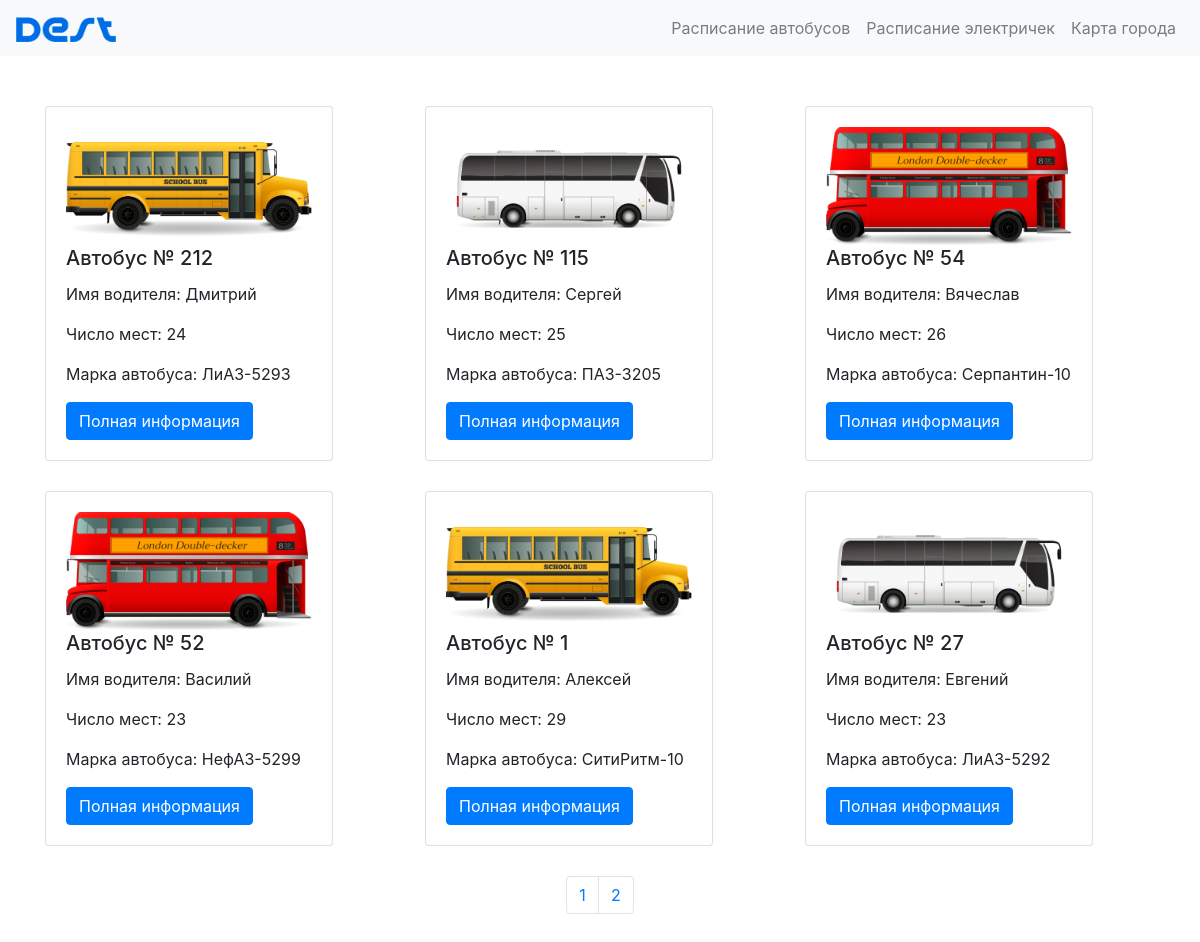
/buses/, run on the app's committed database.
### main/models.py (models this page shows, shortened)
class Bus(models.Model):
    number = models.IntegerField("Номер автобуса")
    image = models.ImageField("Изображение", upload_to="buses/")
    number_of_places = models.PositiveSmallIntegerField("Число мест", default=0)
    driver = models.CharField(max_length=255, verbose_name="Имя водителя")
    bus_brand = models.CharField(max_length=255, verbose_name="Марка автобуса")
    slug = models.SlugField(verbose_name="url", unique=True)
    class Meta:
        verbose_name = 'Автобус'
        verbose_name_plural = 'Автобусы'

### main/views.py (the view)
# urls.py: path('buses/', views.get_buses, name="buses"),
def get_buses(request):
    buses = Bus.objects.all()
    paginator = Paginator(buses, 6)
    page_number = request.GET.get('page')
    page_obj = paginator.get_page(page_number)
    return render(request, 'main/buses.html', {'title': 'Номера автобусов', 'buses': page_obj})

### main/templates/main/buses.html (shortened to what this page needs)
{% extends 'main/base.html' %}
{% block content %}
    <div class="list-group">
        <div class="row">
            {% for el in buses %}
                <div class="col-lg-4 col-md-6">
                    <div class="card" style="width: 18rem;">
                      <div class="card-body">
                          {% if el.image %}
                            <img src="{{ el.image.url }}" class="card-img-top">
                          {% endif %}
                          <h5 class="card-title">Автобус № {{el.number}}</h5>
                          <p>Имя водителя: {{ el.driver }}</p>
                          <p>Число мест: {{ el.number_of_places }}</p>
                          <p>Марка автобуса: {{ el.bus_brand }}</p>
                          <a href="{% url 'shedule' el.slug %}" class="btn btn-primary">Полная информация</a>
                      </div>
                    </div>
                </div>
            {% endfor %}
        </div>
    </div>
<nav aria-label="Page navigation example">
  <ul class="pagination justify-content-center">
      {% for p in buses.paginator.page_range %}
        <li class="page-item"><a class="page-link" href="?page={{ p }}">{{p}}</a></li>
      {% endfor %}
  </ul>
</nav>
{% endblock %}

### main/templates/main/base.html (shortened to what this page needs)
<!doctype html>
{% load static %}
<html lang="en">
<head>
    <link rel="stylesheet" href="https://cdn.jsdelivr.net/npm/bootstrap@4.6.0/dist/css/bootstrap.min.css">
    <link rel="stylesheet" href="{% static 'css/style.css'%}" type="text/css">
</head>
<body>
<nav class="navbar navbar-expand-lg navbar-light bg-light">
  <a class="navbar-brand" href="#"><img src="{% static 'img/logo.png' %}" class="logo" alt=""></a>
  <div class="collapse navbar-collapse" id="navbarNavAltMarkup">
    <ul class="navbar-nav ml-auto">
      <li class="nav-item">
        <a class="nav-link" href="{% url 'buses' %}">Расписание автобусов</a>
      </li>
      <li class="nav-item">
        <a class="nav-link" href="{% url 'suburban' %}">Расписание электричек</a>
      </li>
      <li class="nav-item">
        <a class="nav-link" href="{% url 'map' %}">Карта города</a>
      </li>
    </ul>
  </div>
</nav>
    <main>
        <div class="container">{% block content %}{% endblock %}</div>
    </main>
</body>
</html>

### static/css/style.css (style rules this page uses)
nav { margin-bottom: 50px }
.logo { width: 100px; height: 25px }
.card, .form { margin-bottom: 30px }

### data on the page
Bus: image (picture), number "212", driver "Дмитрий", number_of_places "24", bus_brand "ЛиАЗ-5293"
Bus: image (picture), number "115", driver "Сергей", number_of_places "25", bus_brand "ПАЗ-3205"
Bus: image (picture), number "54", driver "Вячеслав", number_of_places "26", bus_brand "Серпантин-10"
Bus: image (picture), number "52", driver "Василий", number_of_places "23", bus_brand "НефАЗ-5299"
Bus: image (picture), number "1", driver "Алексей", number_of_places "29", bus_brand "СитиРитм-10"
Bus: image (picture), number "27", driver "Евгений", number_of_places "23", bus_brand "ЛиАЗ-5292"

### other printed values
{{ p }} "1" "2"
